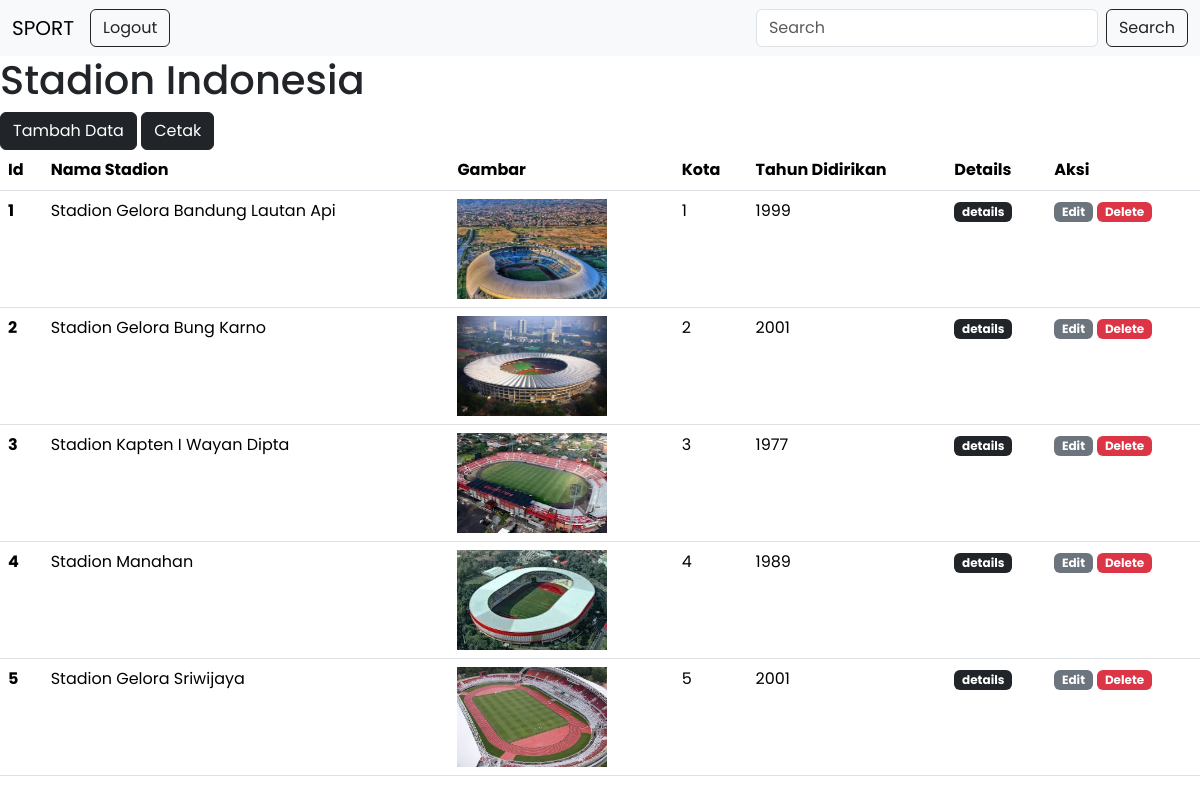
Screenshot of /tubes/index.php (signed in) with the database file from the repository.
### tables this page shows
CREATE TABLE `sport` (
  `id` int NOT NULL,
  `nama` varchar(255) NOT NULL,
  `gambar` varchar(255) NOT NULL,
  `id_kota` int NOT NULL,
  `tahun` year NOT NULL,
  `details` text NOT NULL
);

### tubes/function.php (called while the page is built, shortened)
<?php
    $conn = mysqli_connect('localhost', 'root', '', 'pw2024_tubes_233040047');
function query($query) {
    global $conn;
 $result = mysqli_query($conn, $query);
 $rows = [];
  while($row = mysqli_fetch_assoc($result)) {
      $rows[] = $row;
  }
  return $rows;
}
?>

### tubes/index.php (the view, shortened to what this page needs)
<?php
require 'function.php';
$sport = query("SELECT * FROM sport");
?>
<!DOCTYPE html>
<html lang="en">
<head>
  <link href="https://cdn.jsdelivr.net/npm/bootstrap@5.3.3/dist/css/bootstrap.min.css" rel="stylesheet">
  <link rel="stylesheet" href="../css/font.css">
</head>
<body>
  <nav class="navbar navbar-expand-lg navbar-light bg-light navbar1">
    <div class="container-fluid">
      <a class="navbar-brand" href="#">SPORT</a>
      <div class="collapse navbar-collapse" id="navbarSupportedContent">
        <ul class="navbar-nav me-auto mb-2 mb-lg-0">
          <li class="nav-item">
            <a href="logout.php" class="btn btn-outline-dark logout">Logout</a>
          </li>
        </ul>
        <form action="" method="post" class="d-flex" role="search">
          <input class="form-control me-2 from-cari" type="text" name="keyword" autofocus placeholder="Search" autocomplete="off" id="keyword">
          <button class="btn btn-outline-dark" type="submit" name="cari" id="tombol-cari">Search</button>
        </form>
      </div>
    </div>
  </nav>
  <div id="container" >
    <h1>Stadion Indonesia</h1>
    <a href="tambah.php" class="btn btn-dark tambah" role="button">Tambah Data</a> <a href="cetak.php" class="btn btn-dark tambah" targer="_blank" >Cetak</a>
    <table class="table">
      <thead>
        <tr>
          <th scope="col">Id</th>
          <th scope="col">Nama Stadion</th>
          <th scope="col">Gambar</th>
          <th scope="col">Kota</th>
          <th scope="col">Tahun Didirikan</th>
          <th scope="col">Details</th>
          <th scope="col" class="aksi">Aksi</th>
        </tr>
      </thead>
      <tbody>
        <?php $i = 1; ?>
        <?php foreach ($sport as $spt) : ?>
          <tr>
            <th scope="row"><?= $i; ?></th>
            <td><?= $spt['nama']; ?></td>
            <td><img src="../img/<?= $spt["gambar"]; ?>" width="150"></td>
            <td><?= $spt['id_kota']; ?></td>
            <td><?= $spt['tahun']; ?></td>
            <td class="aksi">
              <a href="details.php?id=<?= $spt["id"]; ?>" class="badge text-bg-dark text-decoration-none">details</a>
            </td>
            <td class="aksi">
              <a href="edit.php?id=<?= $spt["id"]; ?>" class="badge text-bg-secondary text-decoration-none">Edit</a>
              <a href="delete.php?id=<?= $spt["id"]; ?>" class="badge text-bg-danger text-decoration-none" onclick="return confirm('yakin?');">Delete</a>
            </td>
          </tr>
          <?php $i++ ?>
        <?php endforeach; ?>
      </tbody>
    </table>
  </div>
  </body>
</html>

### rows the page displays
sport: nama "Stadion Gelora Bandung Lautan Api", gambar (picture), id_kota "1", tahun "1999"
sport: nama "Stadion Gelora Bung Karno", gambar (picture), id_kota "2", tahun "2001"
sport: nama "Stadion Kapten I Wayan Dipta", gambar (picture), id_kota "3", tahun "1977"
sport: nama "Stadion Manahan", gambar (picture), id_kota "4", tahun "1989"
sport: nama "Stadion Gelora Sriwijaya", gambar (picture), id_kota "5", tahun "2001"
